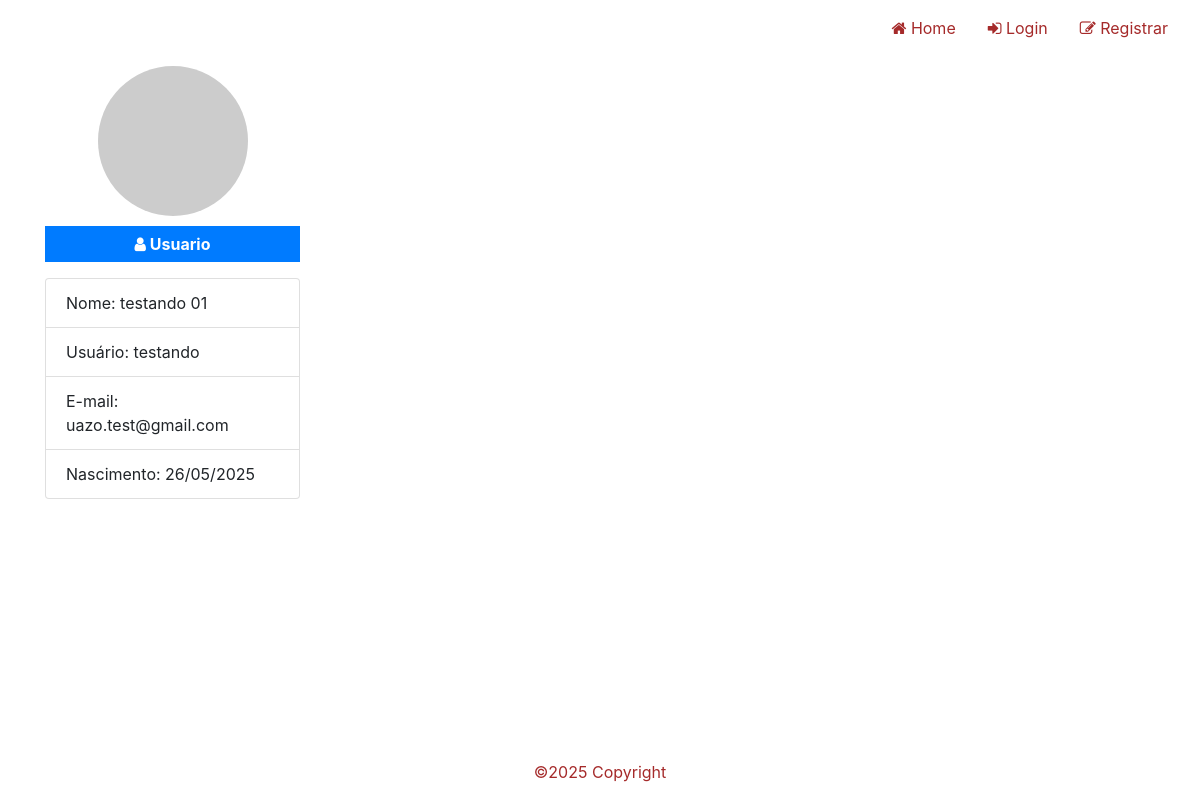
/profile/14/, run on the app's committed database.
### searchApp/models/Profile.py (models this page shows)
class Profile(models.Model):
    user = models.OneToOneField(User, on_delete=models.CASCADE)
    token = models.CharField(max_length=255, null=True, blank=True)
    name = models.CharField(max_length=100, default='Nome completo')
    birthday = models.DateField(default=None, null=True, blank=True)
    civil_status = models.IntegerField(choices=STATUS_CHOICES, default=5)
    address = models.CharField(default='Rua, nº, freguesia, Código Postal')
    education = models.IntegerField(choices=EDUCATION_CHOICES, default=4)
    health_informations = models.TextField(default='Descreva sobre o seu atual quadro de obesidade, quais as medicações que faz uso e se possui outras doenças crônicas')
    role = models.IntegerField(choices=ROLE_CHOICE, default=3)
    created_at = models.DateTimeField(auto_now_add=True)
    updated_at = models.DateTimeField(auto_now=True)

### searchApp/views/ProfileView.py (the view)
def list_profile_view(request, id=None):
    profile = None
    if id is None and request.user.is_authenticated:
        profile = Profile.objects.filter(user=request.user).first()
    elif id is not None:
        profile = Profile.objects.filter(user__id=id).first()
    elif not request.user.is_authenticated:
        return redirect(to='/')
    context = {
        'profile': profile,
    }
    return render(request, template_name='profile/profile.html', context=context, status=200)

### searchApp/templates/profile/profile.html (shortened to what this page needs)
{% extends "base.html" %}
{% load static %}
{% block styles %}<link rel="stylesheet" href="{% static 'css/profile.css' %}">{% endblock %}
{% block content %}
<div id="content">
    <div class="container">
            <div class="row">
                <div class="col-xs-12 col-md-3" id="profile-area">
                    <div id="image-profile" style="background-image: url('/media/{{profile.image}}');"></div>
                    {% if profile.role == 1 %}
                    <p class="badge badge-primary text-center" id="badge-role"><i class="fa fa-building"></i> Administrador
                    </p>
                    {% else %}
                    <p class="badge badge-primary text-center" id="badge-role"><i class="fa fa-user"></i> Usuario
                    </p>
                    {% endif %}
                    <ul class="list-group">
                        <li class="list-group-item">Nome: {{profile.user.get_full_name | default:"Sem nome"}}</li>
                        <li class="list-group-item">Usuário: {{profile.user.username | default:"Sem usuário"}}</li>
                        <li class="list-group-item">E-mail: {{profile.user.email | default:"Sem e-mail"}}</li>
                        <li class="list-group-item">Nascimento: {{profile.birthday | date:'d/m/Y' | default:"Sem data"}}</li>
                    </ul>
                </div>
                </div>
            </div>
        </div>
{% endblock %}

### searchApp/static/css/global.css (style rules this page uses)
#content { min-height: calc(100vh - 112px); }

### searchApp/static/css/profile.css (style rules this page uses)
#image-profile { width: 150px; height: 150px; background-size: contain; margin: 10px auto; background-color: #ccc; border-radius: 100%; }
#badge-role { width: 100%; padding: 10px 0; font-size: 1em; float: left; border-radius: 0; }
ul.list-group { float: left; width: 100%; }

### data on the page
Profile: user.get_full_name "testando 01", user.username "testando", user.email "uazo.test@gmail.com", birthday "26/05/2025"
